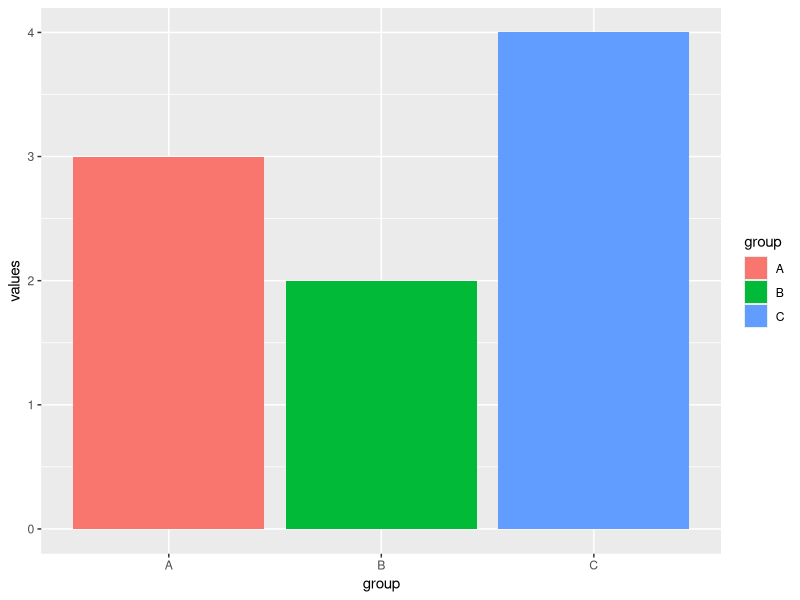

The R script that drew this image:
# libraries:
library(ggplot2)
library(gganimate)

# Make 2 basic states and concatenate them:
a <- data.frame(group=c("A","B","C"), values=c(3,2,4), frame=rep('a',3))
b <- data.frame(group=c("A","B","C"), values=c(5,3,7), frame=rep('b',3))
data <- rbind(a,b)  

# Basic barplot:
ggplot(a, aes(x=group, y=values, fill=group)) + 
  geom_bar(stat='identity')

# Make a ggplot, but add frame=year: one image per year
ggplot(data, aes(x=group, y=values, fill=group)) + 
  geom_bar(stat='identity') +
  theme_bw() +
  # gganimate specific bits:
  transition_states(
    frame,
    transition_length = 2,
    state_length = 1
  ) +
  ease_aes('sine-in-out')

# Save at gif:
anim_save("288-animated-barplot-transition.gif")
